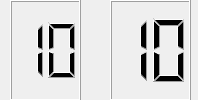
<?xml version="1.0" encoding="UTF-8"?>
<ui version="4.0">
 <class>Form</class>
 <widget class="QWidget" name="Form">
  <property name="windowModality">
   <enum>Qt::WindowModal</enum>
  </property>
  <property name="geometry">
   <rect>
    <x>0</x>
    <y>0</y>
    <width>198</width>
    <height>100</height>
   </rect>
  </property>
  <property name="sizePolicy">
   <sizepolicy hsizetype="Fixed" vsizetype="Fixed">
    <horstretch>0</horstretch>
    <verstretch>0</verstretch>
   </sizepolicy>
  </property>
  <property name="font">
   <font>
    <pointsize>18</pointsize>
   </font>
  </property>
  <property name="windowTitle">
   <string notr="true">Zeit</string>
  </property>
  <widget class="QLCDNumber" name="lcd_minutes">
   <property name="geometry">
    <rect>
     <x>110</x>
     <y>0</y>
     <width>81</width>
     <height>101</height>
    </rect>
   </property>
   <property name="digitCount">
    <number>2</number>
   </property>
   <property name="intValue" stdset="0">
    <number>10</number>
   </property>
  </widget>
  <widget class="QLCDNumber" name="lcd_hours">
   <property name="geometry">
    <rect>
     <x>10</x>
     <y>0</y>
     <width>71</width>
     <height>101</height>
    </rect>
   </property>
   <property name="font">
    <font>
     <pointsize>33</pointsize>
     <weight>75</weight>
     <bold>true</bold>
    </font>
   </property>
   <property name="digitCount">
    <number>2</number>
   </property>
   <property name="intValue" stdset="0">
    <number>10</number>
   </property>
  </widget>
 </widget>
 <resources/>
 <connections/>
</ui>
